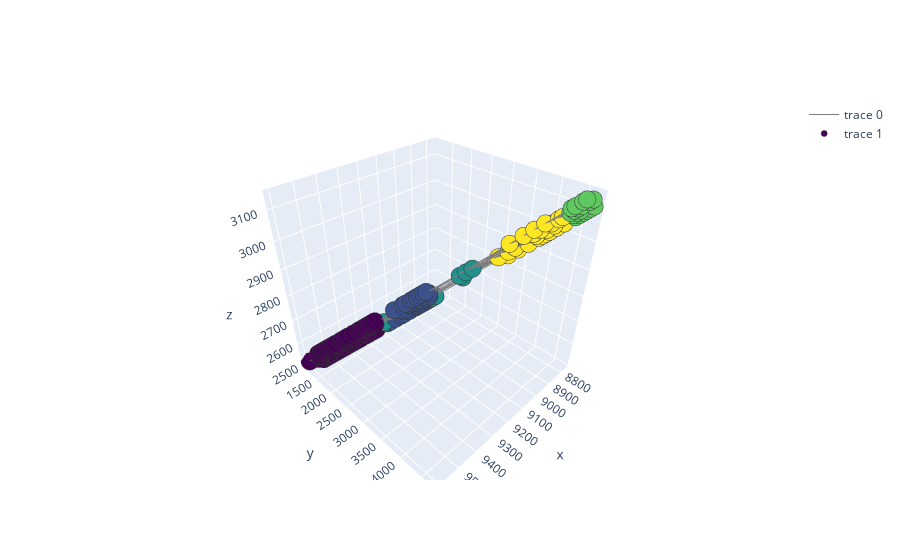

Here is the notebook cell this chart was saved with:
### Code cell
probe1_371 = np.loadtxt("results/connectivity_Cori_2016-12-14_probe1/W_py_5400.csv", delimiter=",")
connections = get_connections(probe1_371)
get_location_plot(good_indices_probe1_channel_locations, connections, "networks/cori_2016-12-14_probe1.html")

### Figure 1 — Plotly figure (JSON) as saved in the notebook; plotly's stock layout.template omitted (floating-point values rounded to 4 significant figures; data arrays with more than 128 entries replaced by an {"elided": "..."} marker saying what was removed)
{"data": [{"hoverinfo": "text", "line": {"color": "rgb(125,125,125)", "width": 1}, "mode": "lines", "text": [], "type": "scatter3d", "x": {"elided": "13524 float values"}, "y": {"elided": "13524 float values"}, "z": {"elided": "13524 float values"}}, {"hoverinfo": "text", "marker": {"color": {"elided": "371 float values"}, "colorscale": [[0, "#440154"], [0.1111, "#482878"], [0.2222, "#3e4989"], [0.3333, "#31688e"], [0.4444, "#26828e"], [0.5556, "#1f9e89"], [0.6667, "#35b779"], [0.7778, "#6ece58"], [0.8889, "#b5de2b"], [1, "#fde725"]], "line": {"color": "rgb(50,50,50)", "width": 0.5}, "size": 6, "symbol": "circle"}, "mode": "markers", "text": {"elided": "371 str values"}, "type": "scatter3d", "x": {"elided": "371 float values"}, "y": {"elided": "371 float values"}, "z": {"elided": "371 float values"}}], "layout": {}}
